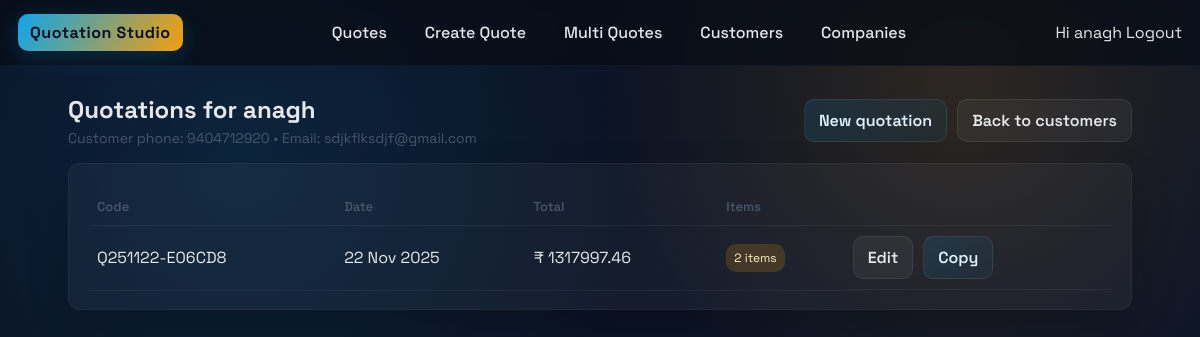
/customers/6/quotes/ (signed in), run on an earlier commit of the app's database.
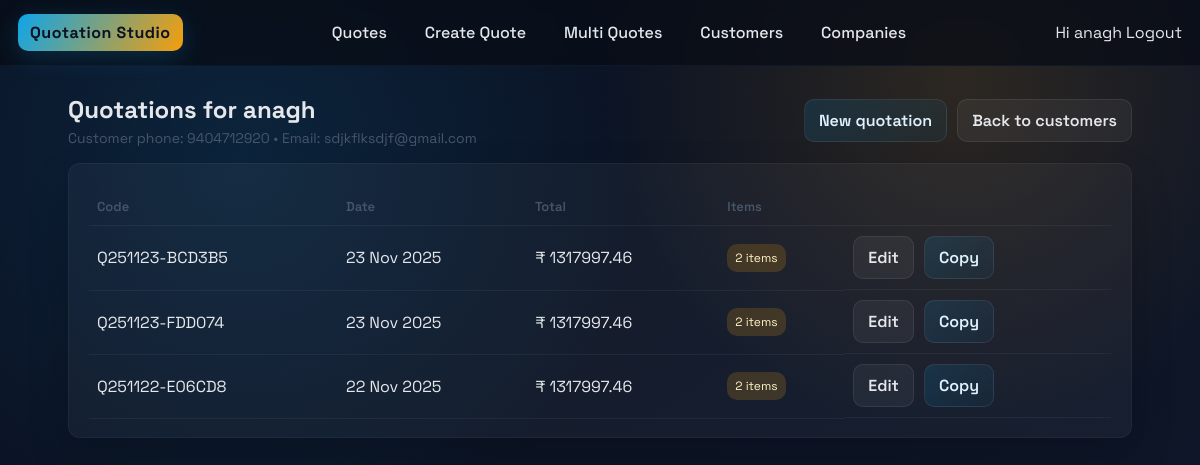
And on a later commit of the database.
### quotation_models/models.py (models this page shows, shortened)
class Quotation(models.Model):
    code = models.CharField(max_length=40, unique=True)
    buyer = models.ForeignKey(Buyer, on_delete=models.PROTECT)
    created_by = models.ForeignKey(User, on_delete=models.PROTECT)
    notes = models.TextField(blank=True, default="")
    include_gst = models.BooleanField(default=True)
    currency = models.CharField(max_length=8, default="INR")
    created_at = models.DateTimeField(auto_now_add=True)
    valid_until = models.DateTimeField(null=True, blank=True)
    subtotal = models.DecimalField(max_digits=12, decimal_places=2, default=0)
    tax = models.DecimalField(max_digits=12, decimal_places=2, default=0)
    total = models.DecimalField(max_digits=12, decimal_places=2, default=0)
    class Meta:
        app_label = "quotation_models"

### quotations/views.py (the view)
# urls.py: path("customers/<int:pk>/quotes/", views.buyer_quotes, name="buyer_quotes"),
@login_required
def buyer_quotes(request, pk: int):
    buyer = get_object_or_404(Buyer, pk=pk)
    quotes = Quotation.objects.filter(buyer=buyer, created_by=request.user).order_by("-created_at").prefetch_related("items")
    return render(request, "quotations/buyer_quotes.html", {"buyer": buyer, "quotes": quotes})

### templates/quotations/buyer_quotes.html (shortened to what this page needs)
{% extends "base.html" %}
{% block content %}
<div class="page-header">
    <div>
        <h1 class="page-title">Quotations for {{ buyer.name }}</h1>
        <p class="page-subtitle">Customer phone: {{ buyer.phone }} • Email: {{ buyer.email }}</p>
    </div>
    <div class="actions">
        <a class="btn" href="{% url 'quotations:create' %}?buyer={{ buyer.id }}">New quotation</a>
        <a class="btn-secondary btn" href="{% url 'quotations:buyer_list' %}">Back to customers</a>
    </div>
</div>
<div class="panel">
    <table class="table">
        <thead>
            <tr>
                <th>Code</th>
                <th>Date</th>
                <th>Total</th>
                <th>Items</th>
                <th></th>
            </tr>
        </thead>
        <tbody>
            {% for q in quotes %}
            <tr>
                <td>{{ q.code }}</td>
                <td>{{ q.created_at|date:"d M Y" }}</td>
                <td class="amount-cell">₹ {{ q.total }}</td>
                {% with item_count=q.items.all|length %}
                <td><span class="tag amber">{{ item_count }} item{{ item_count|pluralize }}</span></td>
                {% endwith %}
                <td class="actions">
                    <a class="btn-secondary btn" href="{% url 'quotations:edit' q.id %}">Edit</a>
                    <a class="btn btn" href="{% url 'quotations:copy' q.id %}">Copy</a>
                </td>
            </tr>
            {% empty %}
            <tr><td colspan="5" class="empty">No quotations for this customer yet.</td></tr>
            {% endfor %}
        </tbody>
    </table>
</div>
{% endblock %}

What changed in the data, as far as the page shows it:
added Quotation: code "Q251123-BCD3B5", created_at "23 Nov 2025", total "1317997.46", items "2"
added Quotation: code "Q251123-FDD074", created_at "23 Nov 2025", total "1317997.46", items "2"
